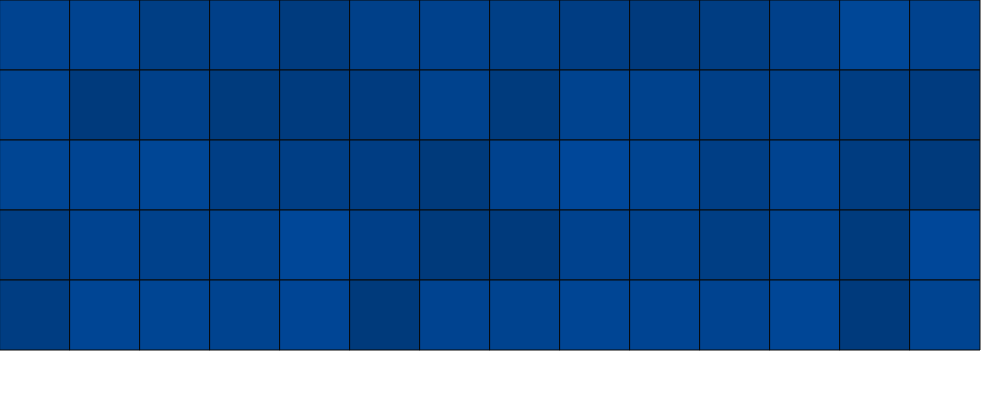
Frame 1 (no input)
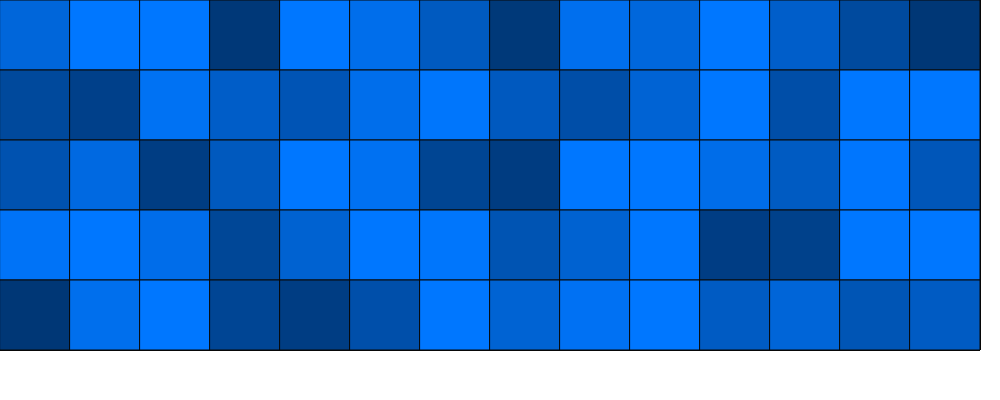
Frame 60 (no input)
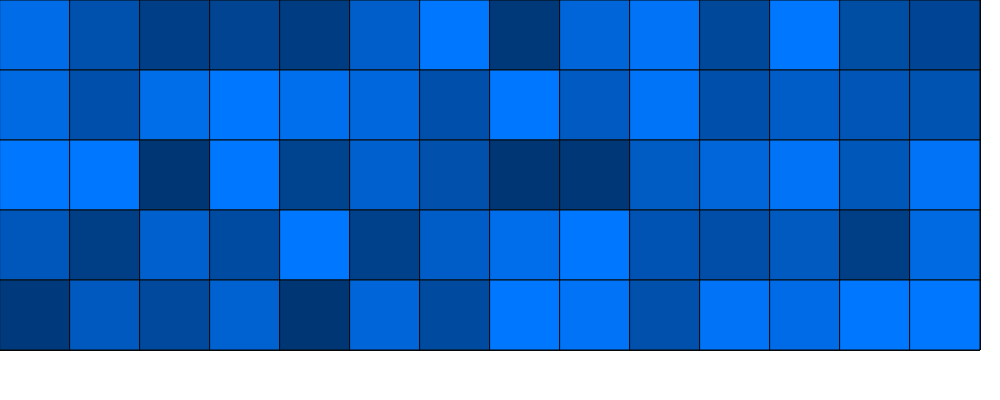
Frame 120 (the mouse pressed at the canvas centre since frame 60)

The p5.js sketch that drew these frames (run headless with seeded random() and noise() and a simulated clock; from frame 60 on, the mouse is pressed at the canvas centre):

// p5.js sketch
// ── sketch.js
function Box (x,y,size,H,S,B,vel){
  this.x=x;
  this.y=y;
  this.c_hue=H;
  this.c_sat=S;
  this.c_bri=B;
  this.size=size;
  this.increment=1;
  this.vel=vel;
  this.addHueVal = function (){
    this.increment *= (this.c_hue>360-(abs(this.vel)) || this.c_hue<1+(abs(this.vel))) ? -1:1;
    this.c_hue+=(this.increment * this.vel);
  }
  this.addSatVal = function (){
    this.increment *= (this.c_sat>99-(abs(this.vel)) || this.c_sat<1+(abs(this.vel))) ? -1:1;
    this.c_sat+=(this.increment * this.vel);
  }
  this.addBriVal = function (){
    this.increment *= (this.c_bri>115-(abs(this.vel)) || this.c_bri<45+(abs(this.vel))) ? -1:1;
    this.c_bri+=(this.increment * this.vel);
  }
  this.drawBox = function(){
    fill(this.c_hue,this.c_sat,this.c_bri);
    rect(this.x,this.y,this.size,this.size);
  }
}
var grid = [];
function setup() {
  colorMode(HSB, 360,100,100);
  createCanvas(1000,400);
  //noStroke();
  stroke(3);
  size=70;
  var max_X= floor (width/size);
  var max_Y= floor (height/size);
  console.log(max_X);
  for(var x=0; x<max_X;x++){
    for(var y=0;y<max_Y;y++){
      grid.push(new Box(x*size,y*size,size,212,100,random(48,60),random(-1.5,1.5)));
    }
  }
}
function draw() {
  for(var i = 0; i<grid.length;i++){
    grid[i].drawBox();
    grid[i].addBriVal();
  }
}
